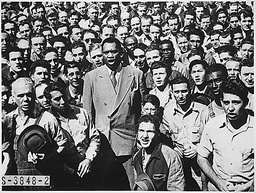
#> input picture facial-rec/robeson.jpg, 256 x 193 px, shrunk from 600 x 453 before the run
$ python HW5.py
#> lines starting #> are read from the running program, lines starting #| are printed output that depends on the picture
import cv2 as cv
import numpy as np
from scipy.ndimage import label
from scipy.spatial import distance_matrix
import matplotlib.pyplot as plt
import matplotlib as mpl
from math import ceil

mpl.rc('image', cmap='gray')

def imshow(img,cmap=None):
    plt.imshow(img)
    plt.axis('off')
    if cmap:
        plt.set_cmap(cmap)
    plt.show()

robeson = cv.imread('robeson.jpg',0).astype(np.float32)/255.0
#> robeson: shape (193, 256) float32; min 0, max 1, mean 0.462
imshow(robeson)

#create integral image
def integral_image(img):
    return np.cumsum(np.cumsum(img, axis=0), axis=1)
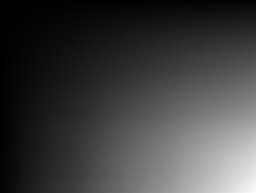
#> returned value: shape (193, 256) float32; min 0.863, max 22811, mean 5657.7; drawn with min black and max white
iir = integral_image(robeson)

# return the f1 values for any image.
def f1_values(img,integral):
    r_4x12 = integral[4:,12:]+integral[:-4,:-12]-integral[4:,:-12]-integral[:-4,12:]
    f1 = r_4x12[:-4,:]-r_4x12[4:,:]
    f1pad = np.pad(f1,((4,4),(6,6)))
    plt.figure
    plt.imshow(img)
    y,x = np.nonzero(f1pad>20)#;
#> y = 199 values from 28 to 185; x = 199 values, max 237 at index 132, min 6 at index 133, mean 80.5
    plt.plot(x,y,'r.')#;
    plt.axis('off')
    plt.show()
    return (f1pad)

f1values= f1_values(robeson,iir)

def f2_values(img, integral):
    r_4x4 = integral[4:,4:]+integral[:-4,:-4]-integral[:-4,4:]-integral[4:,:-4]
    f2= 2*r_4x4[:,4:-4]-r_4x4[:,:-8]-r_4x4[:,8:]
    f2pad=np.pad (f2,((2,2),(6,6)))
    plt.figure
    plt.imshow(img)
    y,x = np.nonzero(f2pad>20)#;
#> y = [132]; x = [17]
    plt.plot(x,y,'r.')#;
    plt.axis('off')
    plt.show()
    return (f2pad)

f2values=f2_values(robeson,iir)

def showFaces(img,x,y):
    '''Draws approximate boxes around detected face points.'''
    plt.figure
    plt.imshow(robeson)
    ax = plt.gca()
    for i in range(len(y)):
        r = mpl.patches.Rectangle((x[i]-12,y[i]-12),24,36,edgecolor='r',fill=False)
        ax.add_patch(r)
    #plt.plot(x,y,'c.')#;
    plt.axis('off')
    plt.show()

# assumes you have already defined f1p and f2p above.
y,x = np.nonzero(np.logical_and(f1values>20,np.roll(f2values,-4,0)>16))#;
#> y = empty array; x = empty array
showFaces(robeson,x,y)

# TODO: write a single function that takes an image and returns the y,x coordinates of the
# faces detected using the method above.  Call it on the image scaled by different amounts:
# 1.25, 0.8, 0.64, etc. (use cv.resize).
def face_coord(img,resizeamt):
#> called with resizeamt = 0.64
    img=cv.resize(img,None,fx=resizeamt,fy=resizeamt)
    integralimg= integral_image(img)
    f1value=f1_values(img,integralimg)
    f2value=f2_values(img,integralimg)
    y,x=np.nonzero(np.logical_and(f1value>20,np.roll(f2value,-4,0)>16))
#> y = empty array; x = empty array
    showFaces(img,x,y)
    return np.dstack([x,y])

print(face_coord(robeson, .64))
print(face_coord(robeson, .8))
#> in f2_values (call 3), `f2pad=np.pad (f2,((2,2),(6,6)))`:
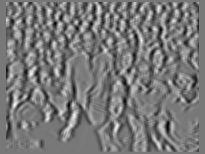
#> f2pad: shape (154, 205) float32; min -18.03, max 20.07, mean 0; drawn with min black and max white
#> in f2_values (call 3), `y,x = np.nonzero(f2pad>20)#;`: y = [104]; x = [14]
print(face_coord(robeson, 1.25))
#> in f2_values (call 4), `f2= 2*r_4x4[:,4:-4]-r_4x4[:,:-8]-r_4x4[:,8:]`:
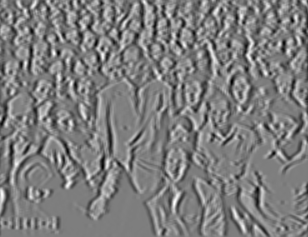
#> f2: shape (237, 308) float32; min -18.23, max 18.59, mean -0.0426; drawn with min black and max white
#> in f2_values (call 4), `f2pad=np.pad (f2,((2,2),(6,6)))`:
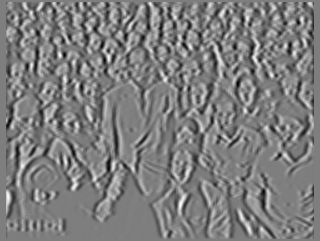
#> f2pad: shape (241, 320) float32; min -18.23, max 18.59, mean -0.0403; drawn with min black and max white
#> in f2_values (call 4), `y,x = np.nonzero(f2pad>20)#;`: y = empty array
print(face_coord(robeson, 1.75))
#> in f1_values (call 5), `f1pad = np.pad(f1,((4,4),(6,6)))`:
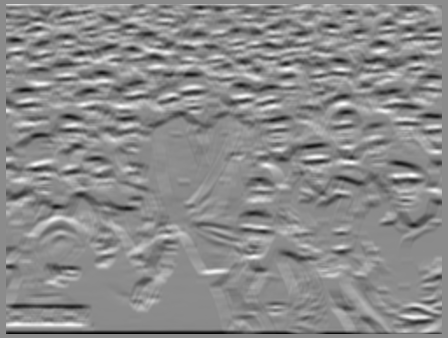
#> f1pad: shape (338, 448) float32; min -35.66, max 29.66, mean -0.1; drawn with min black and max white
#> in f1_values (call 5), `y,x = np.nonzero(f1pad>20)#;`: y = 1215 values from 4 to 325; x = 1215 values, max 438 at index 618, min 6 at index 529, mean 197.9
#> in f1_values (call 5), `plt.show()`:
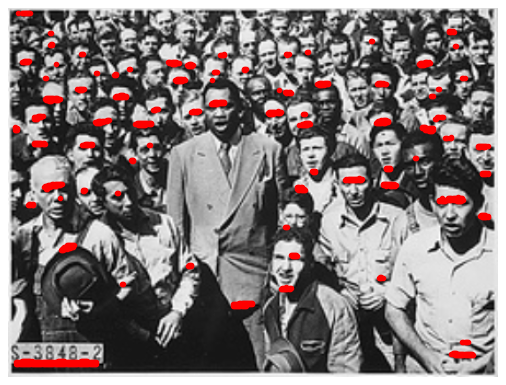
#> figure drawn by matplotlib, 1 panel
#> in f2_values (call 5), `r_4x4 = integral[4:,4:]+integral[:-4,:-4]-integral[:-4,4:]-integral[4:..`:
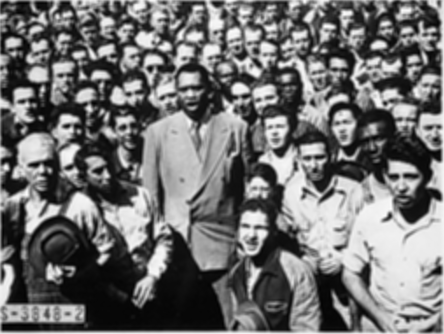
#> r_4x4: shape (334, 444) float32; min 1.11, max 15.06, mean 7.25; drawn with min black and max white
#> in f2_values (call 5), `y,x = np.nonzero(f2pad>20)#;`: y = [119]; x = [108]
#| [[[ 43 163]
#|   [403 174]]]

#TODO: To complete the detection system, we therefore need to do a few things:

#Write a general rectangle-sum function that can compute the sums for rectangles of any size
def sum_any_size(img,xdim,ydim):
    integral=integral_image(img)
    block=integral[xdim:,ydim:]+integral[:-xdim,:-ydim]-integral[xdim:,:-ydim]-integral[:-xdim,ydim:]
    return(block)

#Write functions that can compute the f1 and f2 filters, given a scale. For example, at scale
# 1.25 the f1 filter will use 5x15 boxes and the f2 filter will use 5x5 boxes.
def filters_scale(img, scale):
#> called with scale = 1.25
    f1xdim=int(4*scale)
    f1ydim=int(12*scale)
    f2dims=int(4*scale)
    block1=sum_any_size(img,f1xdim,f1ydim)
    f1 = block1[:-4,:]-block1[4:,:]
    block2=sum_any_size(img,f2dims,f2dims)
    f2= 2*block2[:,4:-4]-block2[:,:-8]-block2[:,8:]
    f1xpad= ceil((img.shape[0]-f1.shape[0])/2)
#> f1xpad = 5
    f2xpad= ceil((img.shape[0]-f2.shape[0])/2)
#> f2xpad = 3
    f1ypad= ceil((img.shape[1]-f1.shape[1])/2)
#> f1ypad = 8
    f2ypad= ceil((img.shape[1]-f2.shape[1])/2)
#> f2ypad = 7
    f1pad = np.pad(f1,((f1xpad,f1xpad),(f1ypad,f1ypad)))
    f2pad= np.pad(f2,((f2xpad,f2xpad),(f2ypad,f2ypad)))
    return f1pad, f2pad
f1v,f2v= filters_scale(robeson,1.25)

#Use the filter computations in a function that takes an image plus scale as input, and returns
# the y and x for all faces detected at that scale
def face_cord_scale(img, scale):
    f1val,f2val= filters_scale(img,scale)
    y,x = np.nonzero(np.logical_and(f1val>(20*scale),np.roll(f2val,-4,0)>(16*scale)))
    return np.dstack([x,y])

#Write one more function that will call the one above in a loop, at different scales separated
# by multiples of 1.25. It should return the scale and coordinates for each detection.
def face_loops(img):
    scale=1.25
    while scale <=10:
        print("coordinates for faces at scale " + str(scale))
        f1v,f2v= filters_scale(robeson, scale)
        y,x = np.nonzero(np.logical_and(f1v>(20),np.roll(f2v,-4,0)>(16)))
        showFaces(img,x,y)
        print(face_cord_scale(img,scale))
        scale=scale+1.25
#> this loop made 8 passes
#> after the loop, scale = 11.25
face_loops(robeson)

#reflection
# I found this project really interesting, but i definitely see the pitfalls of doing face detection this way.
#By trying other iamges, the detector hardly ever picted up on faces that were not white and that is unsettling
# because i never really thought of these programs as being able to be racist in that sense and that was a really
#itnersting fact to come out of this. I also noticed that there were many cases where sharp contrast between black
# and white or dark shadows in pictures were picked as "faces" and im curious to see how to fix that. It seems prety
# inconsistent and that's a tad bit annoying.


# I did not work with anyone. I used the Numpy documentation and scikit documentation along with the resources you provided

$ run again, with facial-rec/faces.jpg copied over facial-rec/robeson.jpg
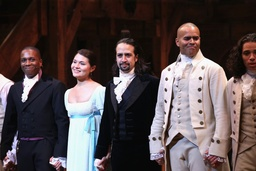
#> input picture facial-rec/faces.jpg, 256 x 171 px, shrunk from 3000 x 2000 before the run
#> in f1_values, `y,x = np.nonzero(f1pad>20)#;`: y = [52, 52, 75, 75, 133, 133, 133, 134, 134, 159, 164, 164, 164, 165, 165]; x = [123, 124, 77, 78, 178, 179, 180, 178, 179, 155, 54, 55, 56, 56, 57]
#> in f2_values, `y,x = np.nonzero(f2pad>20)#;`: y = [91, 92, 93, 94, 95, 95, 96, 96, 96, 97, 97, 97, 98, 98]; x = [25, 25, 25, 24, 24, 118, 23, 24, 118, 23, 24, 118, 23, 118]
#> `y,x = np.nonzero(np.logical_and(f1values>20,np.roll(f2values,-4,0)>16)..`: y = empty array
#> r_4x12: shape (105, 152) float32
#> f1: shape (101, 152) float32
#> f1pad: shape (109, 164) float32
#> r_4x4: shape (105, 160) float32
#> f2: shape (105, 152) float32
#> f2pad: shape (109, 164) float32
#> img: shape (137, 205) float32
#> r_4x12: shape (133, 193) float32
#> f1: shape (129, 193) float32
#> f1pad: shape (137, 205) float32
#> r_4x4: shape (133, 201) float32
#> f2: shape (133, 193) float32
#> f2pad: shape (137, 205) float32
#> img: shape (214, 320) float32
#> r_4x12: shape (210, 308) float32
#> f1: shape (206, 308) float32
#> f1pad: shape (214, 320) float32
#> r_4x4: shape (210, 316) float32
#> f2: shape (210, 308) float32
#> f2pad: shape (214, 320) float32
#> img: shape (299, 448) float32
#> r_4x12: shape (295, 436) float32
#> f1: shape (291, 436) float32
#> in f1_values (call 5), `f1pad = np.pad(f1,((4,4),(6,6)))`:
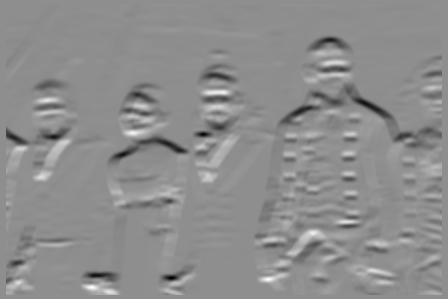
#> f1pad: shape (299, 448) float32; min -30.83, max 24.38, mean -0.1; drawn with min black and max white
#> in f1_values (call 5), `y,x = np.nonzero(f1pad>20)#;`: y = 46 values from 92 to 288; x = 46 values, max 313 at index 15, min 89 at index 31, mean 184.6
#> in f2_values (call 5), `r_4x4 = integral[4:,4:]+integral[:-4,:-4]-integral[:-4,4:]-integral[4:..`:
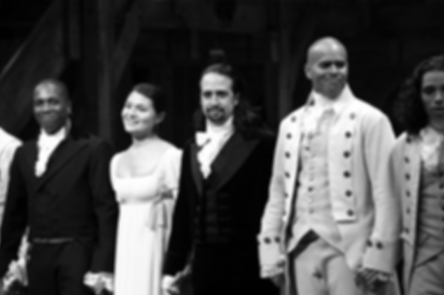
#> r_4x4: shape (295, 444) float32; min 0.339, max 15.6, mean 4.84; drawn with min black and max white
#> the loop in face_loops, `while scale <=10:` made 8 passes
#> after the loop in face_loops, `while scale <=10:`: scale = 11.25
